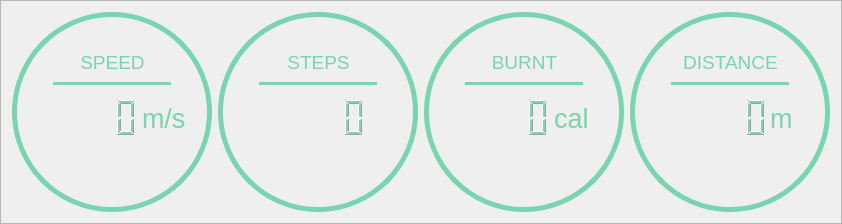
                  <widget class="QFrame" name="frame_infos">
                   <property name="frameShape">
                    <enum>QFrame::StyledPanel</enum>
                   </property>
                   <property name="frameShadow">
                    <enum>QFrame::Raised</enum>
                   </property>
                   <layout class="QHBoxLayout" name="horizontalLayout_4">
                    <item>
                     <widget class="QFrame" name="frame_circle_speed">
                      <property name="minimumSize">
                       <size>
                        <width>200</width>
                        <height>200</height>
                       </size>
                      </property>
                      <property name="maximumSize">
                       <size>
                        <width>200</width>
                        <height>200</height>
                       </size>
                      </property>
                      <property name="styleSheet">
                       <string notr="true">QFrame{
	border: 5px solid rgb(120, 212, 177);
	border-radius: 100px;
}
QFrame:hover{
	border: 5px solid rgb(65, 66, 93);
}</string>
                      </property>
                      <property name="frameShape">
                       <enum>QFrame::StyledPanel</enum>
                      </property>
                      <property name="frameShadow">
                       <enum>QFrame::Raised</enum>
                      </property>
                      <widget class="QLabel" name="label">
                       <property name="geometry">
                        <rect>
                         <x>50</x>
                         <y>30</y>
                         <width>101</width>
                         <height>41</height>
                        </rect>
                       </property>
                       <property name="font">
                        <font>
                         <pointsize>14</pointsize>
                        </font>
                       </property>
                       <property name="styleSheet">
                        <string notr="true">border: none;
color: rgb(120, 212, 177);</string>
                       </property>
                       <property name="text">
                        <string>SPEED</string>
                       </property>
                       <property name="alignment">
                        <set>Qt::AlignCenter</set>
                       </property>
                      </widget>
                      <widget class="QLCDNumber" name="lcdNumber_speed">
                       <property name="geometry">
                        <rect>
                         <x>18</x>
                         <y>80</y>
                         <width>111</width>
                         <height>51</height>
                        </rect>
                       </property>
                       <property name="styleSheet">
                        <string notr="true">border: none;
color: rgb(120, 212, 177);
</string>
                       </property>
                      </widget>
                      <widget class="QLabel" name="label_2">
                       <property name="geometry">
                        <rect>
                         <x>130</x>
                         <y>86</y>
                         <width>55</width>
                         <height>41</height>
                        </rect>
                       </property>
                       <property name="font">
                        <font>
                         <pointsize>20</pointsize>
                        </font>
                       </property>
                       <property name="styleSheet">
                        <string notr="true">border: none;
color: rgb(120, 212, 177);
</string>
                       </property>
                       <property name="text">
                        <string>m/s</string>
                       </property>
                      </widget>
                      <widget class="Line" name="line">
                       <property name="geometry">
                        <rect>
                         <x>41</x>
                         <y>70</y>
                         <width>118</width>
                         <height>3</height>
                        </rect>
                       </property>
                       <property name="orientation">
                        <enum>Qt::Horizontal</enum>
                       </property>
                      </widget>
                     </widget>
                    </item>
                    <item>
                     <widget class="QFrame" name="frame_circle_steps">
                      <property name="minimumSize">
                       <size>
                        <width>200</width>
                        <height>200</height>
                       </size>
                      </property>
                      <property name="maximumSize">
                       <size>
                        <width>200</width>
                        <height>200</height>
                       </size>
                      </property>
                      <property name="styleSheet">
                       <string notr="true">QFrame{
	border: 5px solid rgb(120, 212, 177);
	border-radius: 100px;
}
QFrame:hover{
	border: 5px solid rgb(65, 66, 93);
}</string>
                      </property>
                      <property name="frameShape">
                       <enum>QFrame::StyledPanel</enum>
                      </property>
                      <property name="frameShadow">
                       <enum>QFrame::Raised</enum>
                      </property>
                      <widget class="QLabel" name="label_3">
                       <property name="geometry">
                        <rect>
                         <x>50</x>
                         <y>30</y>
                         <width>101</width>
                         <height>41</height>
                        </rect>
                       </property>
                       <property name="font">
                        <font>
                         <pointsize>14</pointsize>
                        </font>
                       </property>
                       <property name="styleSheet">
                        <string notr="true">border: none;
color: rgb(120, 212, 177);</string>
                       </property>
                       <property name="text">
                        <string>STEPS</string>
                       </property>
                       <property name="alignment">
                        <set>Qt::AlignCenter</set>
                       </property>
                      </widget>
                      <widget class="QLCDNumber" name="lcdNumber_steps">
                       <property name="geometry">
                        <rect>
                         <x>40</x>
                         <y>80</y>
                         <width>111</width>
                         <height>51</height>
                        </rect>
                       </property>
                       <property name="styleSheet">
                        <string notr="true">border: none;
color: rgb(120, 212, 177);
</string>
                       </property>
                      </widget>
                      <widget class="Line" name="line_2">
                       <property name="geometry">
                        <rect>
                         <x>41</x>
                         <y>70</y>
                         <width>118</width>
                         <height>3</height>
                        </rect>
                       </property>
                       <property name="orientation">
                        <enum>Qt::Horizontal</enum>
                       </property>
                      </widget>
                     </widget>
                    </item>
                    <item>
                     <widget class="QFrame" name="frame_circle_burnt">
                      <property name="minimumSize">
                       <size>
                        <width>200</width>
                        <height>200</height>
                       </size>
                      </property>
                      <property name="maximumSize">
                       <size>
                        <width>200</width>
                        <height>200</height>
                       </size>
                      </property>
                      <property name="styleSheet">
                       <string notr="true">QFrame{
	border: 5px solid rgb(120, 212, 177);
	border-radius: 100px;
}
QFrame:hover{
	border: 5px solid rgb(65, 66, 93);
}</string>
                      </property>
                      <property name="frameShape">
                       <enum>QFrame::StyledPanel</enum>
                      </property>
                      <property name="frameShadow">
                       <enum>QFrame::Raised</enum>
                      </property>
                      <widget class="QLabel" name="label_5">
                       <property name="geometry">
                        <rect>
                         <x>50</x>
                         <y>30</y>
                         <width>101</width>
                         <height>41</height>
                        </rect>
                       </property>
                       <property name="font">
                        <font>
                         <pointsize>14</pointsize>
                        </font>
                       </property>
                       <property name="styleSheet">
                        <string notr="true">border: none;
color: rgb(120, 212, 177);</string>
                       </property>
                       <property name="text">
                        <string>BURNT</string>
                       </property>
                       <property name="alignment">
                        <set>Qt::AlignCenter</set>
                       </property>
                      </widget>
                      <widget class="QLCDNumber" name="lcdNumber_burnt">
                       <property name="geometry">
                        <rect>
                         <x>18</x>
                         <y>80</y>
                         <width>111</width>
                         <height>51</height>
                        </rect>
                       </property>
                       <property name="styleSheet">
                        <string notr="true">border: none;
color: rgb(120, 212, 177);
</string>
                       </property>
                      </widget>
                      <widget class="QLabel" name="label_6">
                       <property name="geometry">
                        <rect>
                         <x>130</x>
                         <y>86</y>
                         <width>55</width>
                         <height>41</height>
                        </rect>
                       </property>
                       <property name="font">
                        <font>
                         <pointsize>20</pointsize>
                        </font>
                       </property>
                       <property name="styleSheet">
                        <string notr="true">border: none;
color: rgb(120, 212, 177);
</string>
                       </property>
                       <property name="text">
                        <string>cal</string>
                       </property>
                      </widget>
                      <widget class="Line" name="line_3">
                       <property name="geometry">
                        <rect>
                         <x>41</x>
                         <y>70</y>
                         <width>118</width>
                         <height>3</height>
                        </rect>
                       </property>
                       <property name="orientation">
                        <enum>Qt::Horizontal</enum>
                       </property>
                      </widget>
                     </widget>
                    </item>
                    <item>
                     <widget class="QFrame" name="frame_circle_distance">
                      <property name="minimumSize">
                       <size>
                        <width>200</width>
                        <height>200</height>
                       </size>
                      </property>
                      <property name="maximumSize">
                       <size>
                        <width>200</width>
                        <height>200</height>
                       </size>
                      </property>
                      <property name="styleSheet">
                       <string notr="true">QFrame{
	border: 5px solid rgb(120, 212, 177);
	border-radius: 100px;
}
QFrame:hover{
	border: 5px solid rgb(65, 66, 93);
}</string>
                      </property>
                      <property name="frameShape">
                       <enum>QFrame::StyledPanel</enum>
                      </property>
                      <property name="frameShadow">
                       <enum>QFrame::Raised</enum>
                      </property>
                      <widget class="QLabel" name="label_7">
                       <property name="geometry">
                        <rect>
                         <x>50</x>
                         <y>30</y>
                         <width>101</width>
                         <height>41</height>
                        </rect>
                       </property>
                       <property name="font">
                        <font>
                         <pointsize>14</pointsize>
                        </font>
                       </property>
                       <property name="styleSheet">
                        <string notr="true">border: none;
color: rgb(120, 212, 177);</string>
                       </property>
                       <property name="text">
                        <string>DISTANCE</string>
                       </property>
                       <property name="alignment">
                        <set>Qt::AlignCenter</set>
                       </property>
                      </widget>
                      <widget class="QLCDNumber" name="lcdNumber_4">
                       <property name="geometry">
                        <rect>
                         <x>30</x>
                         <y>80</y>
                         <width>111</width>
                         <height>51</height>
                        </rect>
                       </property>
                       <property name="styleSheet">
                        <string notr="true">border: none;
color: rgb(120, 212, 177);
</string>
                       </property>
                      </widget>
                      <widget class="QLabel" name="label_8">
                       <property name="geometry">
                        <rect>
                         <x>140</x>
                         <y>86</y>
                         <width>41</width>
                         <height>41</height>
                        </rect>
                       </property>
                       <property name="font">
                        <font>
                         <pointsize>20</pointsize>
                        </font>
                       </property>
                       <property name="styleSheet">
                        <string notr="true">border: none;
color: rgb(120, 212, 177);
</string>
                       </property>
                       <property name="text">
                        <string>m</string>
                       </property>
                      </widget>
                      <widget class="Line" name="line_4">
                       <property name="geometry">
                        <rect>
                         <x>41</x>
                         <y>70</y>
                         <width>118</width>
                         <height>3</height>
                        </rect>
                       </property>
                       <property name="orientation">
                        <enum>Qt::Horizontal</enum>
                       </property>
                      </widget>
                     </widget>
                    </item>
                   </layout>
                  </widget>
